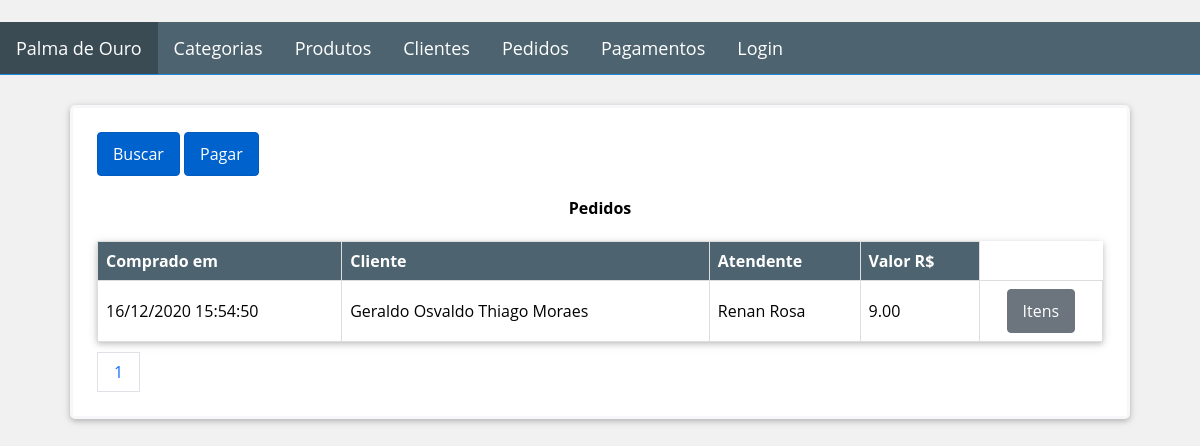
/order/client/1, run on the app's committed database.
### Golden_Leaf/models.py (models this page shows, shortened)
class Order(db.Model):
    __tablename__ = 'orders'
    id = db.Column(db.Integer, primary_key=True)
    client_id = db.Column(db.Integer, ForeignKey('clients.id'), nullable=False)
    clerk_id = db.Column(db.Integer, ForeignKey('clerks.id'), nullable=False)
    date = db.Column(db.DateTime, index=True, default=datetime.now)
    total = db.Column(db.Numeric(10, 2), default=0)
    client = relationship("Client", backref=backref('orders', order_by=id))
    clerk = relationship("Clerk", backref=backref('orders', order_by=id))

class User(db.Model):
    __metaclass__ = ABCMeta
    __abstract__ = True
    id = db.Column(db.Integer, primary_key=True)
    name = db.Column(db.String(64), nullable=False, index=True)
    phone_number = db.Column(db.String(11), nullable=False)

class Client(User):
    __tablename__ = 'clients'
    __mapper_args__ = {'concrete': True}
    identification = db.Column(db.String(9), unique=True)
    notifiable = db.Column(db.Boolean)
    address = db.Column(db.String(64))
    status = db.Column(db.Boolean)
    amount = db.Column(db.Numeric(10, 2), default=0)

class Clerk(User, UserMixin):
    __tablename__ = 'clerks'
    image_file = db.Column(db.String(64), default='default.png')
    email = db.Column(db.String(64), unique=True)
    password_hash = db.Column(db.String(128), nullable=False)
    __mapper_args__ = {
        'concrete': True
    }
    @property
    def password(self) -> None:
        raise AttributeError('password is not a readable attribute')

### Golden_Leaf/views/order/routes.py (the view)
@blueprint_order.route('/order/client/<int:id>', methods=['GET'])
@blueprint_order.route('/order', defaults={'id': None}, methods=['GET'])
@register_breadcrumb(blueprint_order, '.', 'Pedidos')
def get_orders(id):
    page = request.args.get('page', 1, type=int)
    if id is not None:
        orders = Order.query \
            .filter_by(client_id=id) \
            .order_by(Order.date.desc()) \
            .paginate(page=page, per_page=10)
        return render_template('order/client_orders.html', orders=orders, client_id=id)
    orders = Order.query.order_by(Order.date.desc()).paginate(page=page, per_page=10)
    return render_template('order/list.html', orders=orders)

### Golden_Leaf/templates/order/client_orders.html (shortened to what this page needs)
{% extends "base.html" %}
{% block page_content %}
<div class="container">
    <div class="row">
        <div>
            <a href="{{ url_for('blueprint_order.search_order') }}" class="btn btn-primary">
                <span>Buscar</span>
            </a>
            <a href="{{ url_for('blueprint_payment.new_payment',id=client_id) }}" class="btn btn-primary">
                <span>Pagar</span>
            </a>
        </div>
    </div>
    <div class="panel-body">
        <table class="table table-striped table-responsive table-bordered">
            <caption><h4>Pedidos</h4></caption>
            <thead>
                <tr>
                    <th>Comprado em</th>
                    <th>Cliente</th>
                    <th>Atendente</th>
                    <th>Valor R$</th>
                </tr>
            </thead>
            <tbody>
                {% for order in orders.items %}
                <tr>
                    <td>{{ order.date.strftime('%d/%m/%Y %H:%M:%S') }}</td>
                    <td>{{ order.client.name }}</td>
                    <td>{{ order.clerk.name }}</td>
                    <td>{{ order.total }}</td>
                    <td align="center">
                        <a href="{{ url_for('blueprint_order.items_order',id=order.id) }}"
                           class="btn btn-default">
                            <span>Itens</span>
                        </a>
                    </td>
                </tr>
                {% endfor %}
            </tbody>
        </table>
    </div>
    <div class="pagination">
        {% for page_number in orders.iter_pages(left_edge=1,right_edge=1,left_current=1,right_current=2) %}
        {% if page_number %}
        {% if orders.page == page_number %}
        <a href="{{ url_for('blueprint_order.get_orders',page=page_number) }}">{{ page_number }}</a>
        {% else %}
        <a href="{{ url_for('blueprint_order.get_orders',page=page_number) }}">{{ page_number }}</a>
        {% endif %}
        {% else %}
        ...
        {% endif %}
        {% endfor %}
    </div>
</div>
{% endblock %}

### Golden_Leaf/static/css/styles.css (style rules this page uses)
.container, .form-container { border-radius: 5px; color: #000; background-color: #ffffff; border: solid #f7f7f9; box-shadow: 0 2px 5px 0 rgba(0, 0, 0, 0.16), 0 2px 10px 0 rgba(0, 0, 0, 0.12); }
* { box-sizing: border-box; }
html, body, h1, h2, h3, h4, h5 { font-family: "Open Sans", sans-serif; }
body { background-color: #f1f1f1; margin: 0; }
.container { padding: 1.5rem; border-width: .2rem; }
table { background-color: #ffffff; color: #000; width: 100%; border-collapse: collapse; box-shadow: 0 2px 5px 0 rgba(0, 0, 0, 0.16), 0 2px 10px 0 rgba(0, 0, 0, 0.12); }
th { text-align: left; border: 1px solid #ddd; background-color: #4d636f; color: white; padding: 8px; }
td { border: 1px solid #ddd; padding: 8px; }
.pagination { display: flex; list-style: none; margin-top: 10px; }
.pagination a { padding: 8px 16px; color: #0d6efd; text-decoration: none; background-color: #fff; border: 1px solid #dee2e6; }
.btn { display: inline-block; text-decoration: none; border: 1px solid transparent; padding: 10px 15px; color: #fff; border-radius: .25rem; }
.btn-primary { background-color: #0062cc; border-color: #005cbf; }
.btn-default { background-color: #6c757d; border-color: #6c757d; }
.row { display: flex; justify-content: space-between; }

### data on the page
Order: date "16/12/2020 15:54:50", client.name "Geraldo Osvaldo Thiago Moraes", clerk.name "Renan Rosa", total "9.00"

### other printed values
{{ page_number }} "1"
